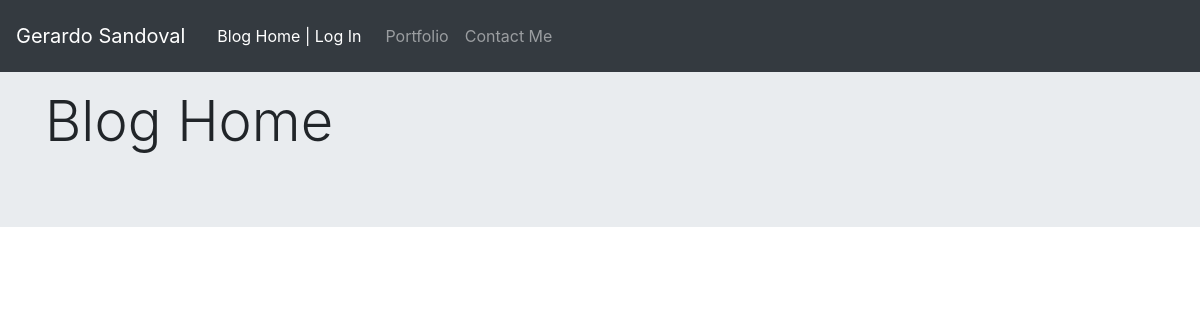
The page /blog/ on the database as committed earlier.
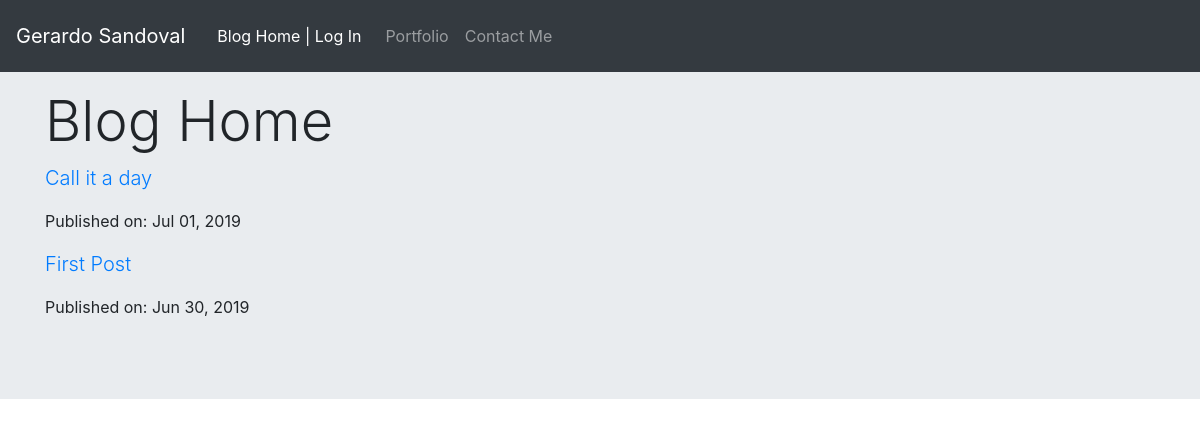
The same page on the database as committed later.
### AppBlog/models.py (models this page shows, shortened)
class PostModel(models.Model):
    author = models.ForeignKey('auth.User')
    title = models.CharField(max_length=50)
    text = models.TextField()
    create_date = models.DateTimeField(default=timezone.now)
    published_date = models.DateTimeField(blank=True, null=True)
    def approve_comments(self):
        return self.comments.filter(approved_comment=True)  # tied to line 32

### AppBlog/views.py (the view)
class PostListView(ListView):
    model = PostModel
    template_name = 'blog.html'
    def get_queryset(self):
        return PostModel.objects.filter(published_date__lte=timezone.now())\
                                        .order_by('-published_date')

### AppBlog/templates/AppBlog/blog.html
{% extends 'AppBlog/blog_base.html'%}
{% block content %}
<h1 class="display-4">Blog Home</h1>
    {% for post in postmodel_list %}
      <p class="lead">
        <a href="{% url 'blog:postmodel_detail' pk=post.pk %}">
          {{ post.title }}
        </a>
      </p>
      <p>Published on:{{ post.published_date|date:" M d, Y"}}</p>
    {% endfor %}
</div>
{% endblock%}

### AppBlog/templates/AppBlog/blog_base.html (shortened to what this page needs)
<!DOCTYPE html>
{% load static %}
<html lang="en" dir="ltr">
  <head>
    <link rel="stylesheet" href="https://stackpath.bootstrapcdn.com/bootstrap/4.3.1/css/bootstrap.min.css">
    <link rel="stylesheet" href="{% static 'css/mycss.css' %}">
    <link rel="stylesheet" href="//cdn.jsdelivr.net/medium-editor/latest/css/medium-editor.min.css" type="text/css" media="screen" charset="utf-8">
    <link rel="stylesheet" href="{% static 'css/blog.css' %}">
  </head>
  <body class="flex-shrink-0">
    <nav class="navbar navbar-expand-xl fixed-top navbar-dark bg-dark">
      <a class="navbar-brand" href="{% url 'aboutme:aboutme' %}">Gerardo Sandoval</a>
      <nav class="navbar navbar-dark bg-dark">
        <span class="navbar-text">
          {% if user.is_authenticated %}
            <a href="{% url 'blog:postmodel_list' %}">Blog Home   |</a>
            <a class="nav-item" href="{% url 'blog:postmodel_new' %}"> New Post   |</a>
            <a class="nav-item" href="{% url 'blog:postmodel_draft_list' %}">   Drafts   |</a>
            <a class="nav-item" href="{% url 'logout' %}">   Log Out   |</a>
          {% else %}
            <a href="{% url 'blog:postmodel_list' %}">
              Blog Home   |
            </a>
            <a class="nav-item" href="{% url 'login' %}" aria-label="Login">
              Log In
            </a>
          {% endif %}
        </span>
      </nav>
      <div id="bs-example-navbar-collapse-1" class="collapse navbar-collapse">
        <div class="navbar-nav">
          <a class="nav-item nav-link" href="{% url 'samples:samples' %}">Portfolio</a>
          <a class="nav-item nav-link" href="{% url 'contact:contactme' %}">Contact Me</a>
        </div>
      </div>
    </nav>
    <br>
    <div class="jumbotron jumbotron-fluid">
      <div class="container">
        {% block content %}
        {% endblock %}
      </div>
  </body>
</html>

Rows that differ between the two databases and show on the page:
added PostModel: title "Call it a day", published_date "Jul 01, 2019"
added PostModel: title "First Post", published_date "Jun 30, 2019"
